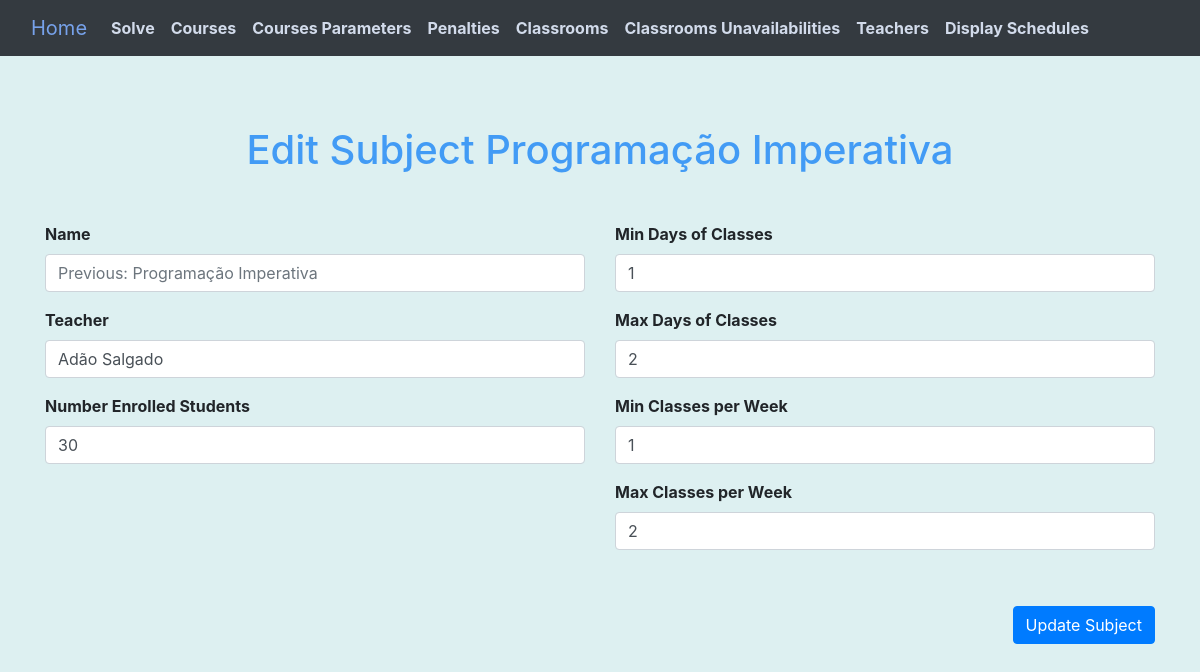
The app's page /edit_subject/1 with its own data.
### models.py (models this page shows)
class ClassData(db.Model):
    id = db.Column(db.Integer, primary_key=True)
    class_name = db.Column(db.String(50), nullable=False)
    subject_name = db.Column(db.String(50), nullable=False)
    teacher = db.Column(db.String(50), nullable=False)
    enrolled_students = db.Column(db.Integer, nullable=False)
    min_days_classes = db.Column(db.Integer, nullable=False)
    max_days_classes = db.Column(db.Integer, nullable=False)
    min_classes_per_week = db.Column(db.Integer, nullable=False)
    max_classes_per_week = db.Column(db.Integer, nullable=False)

### main_flask_UI.py (the view, shortened to what this page needs)
@app.route('/edit_subject/<int:class_id>', methods=['GET', 'POST'])
def edit_subject(class_id):
    class_data = ClassData.query.get_or_404(class_id)
    form = SubjectForm(obj=class_data)
    for field, errors in form.errors.items():
        for error in errors:
            flash(f'Validation error in {form[field].label.text}: {error}', "danger")
    return render_template('edit_subject.html', form=form, class_data=class_data, subject_name=class_data.subject_name)

### templates/edit_subject.html (shortened to what this page needs)
{% extends "base.html" %}
{% block content %}
    <h1 class="mt-3">Edit Subject {{ subject_name }}</h1>
    <form method="post" action="{{ url_for('edit_subject', class_id=class_data.id) }}">
        <div class="row">
            <div class="col-md-6">
                <div class="form-group">
                    {{ form.sub_name.label(class="form-control-label") }}
                    {{ form.sub_name(class="form-control", placeholder="Previous: " + subject_name) }}
                </div>
                <div class="form-group">
                    {{ form.teacher.label(class="form-control-label") }}
                    {{ form.teacher(class="form-control") }}
                </div>
                <div class="form-group">
                    {{ form.enrolled_students.label(class="form-control-label") }}
                    {{ form.enrolled_students(class="form-control") }}
                </div>
            </div>
            <div class="col-md-6">
                <div class="form-group">
                    {{ form.min_days_classes.label(class="form-control-label") }}
                    {{ form.min_days_classes(class="form-control") }}
                </div>
                <div class="form-group">
                    {{ form.max_days_classes.label(class="form-control-label") }}
                    {{ form.max_days_classes(class="form-control") }}
                </div>
                <div class="form-group">
                    {{ form.min_classes_per_week.label(class="form-control-label") }}
                    {{ form.min_classes_per_week(class="form-control") }}
                </div>
                <div class="form-group">
                    {{ form.max_classes_per_week.label(class="form-control-label") }}
                    {{ form.max_classes_per_week(class="form-control") }}
                </div>
            </div>
        </div>
        <div class="text-right">
            <button type="submit" class="btn btn-primary">Update Subject</button>
        </div>
    </form>
{% endblock %}

### templates/base.html (style rules this page uses)
body { margin: 0; padding: 0; background-color: #ddf0f1; }

### templates/edit_subject.html (style rules this page uses)
h1 { text-align: center; color: #429bf5; padding-top: 80px; padding-bottom: 40px; }
.form-group label { font-weight: bold; }
.text-right { padding-top: 40px; }

### records on screen
ClassData: subject_name "Programação Imperativa", teacher "Adão Salgado", enrolled_students "30", min_days_classes "1", max_days_classes "2", min_classes_per_week "1", max_classes_per_week "2"
